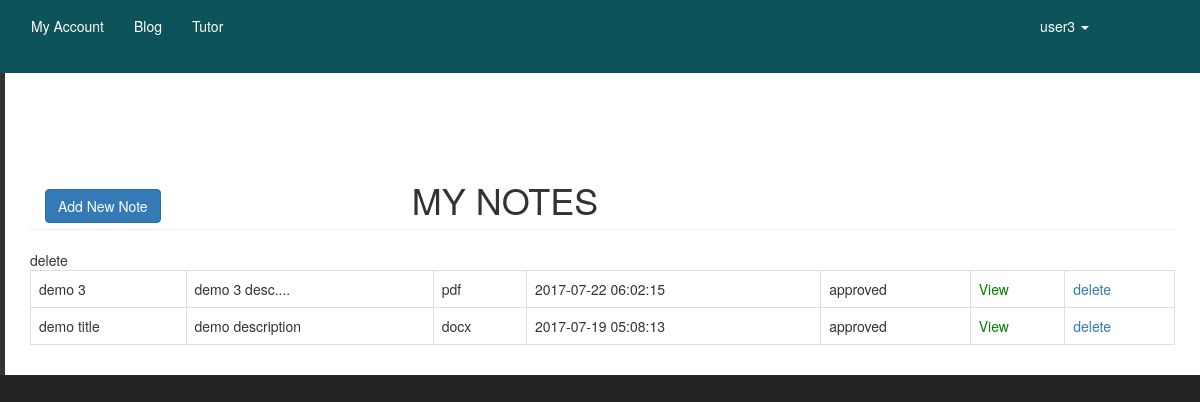
Page /dashboard/adminnotes.php (signed in) on the committed database.
### tables this page shows
CREATE TABLE `uploads` (
  `file_id` int(11) NOT NULL,
  `file_name` varchar(225) NOT NULL,
  `file_description` text NOT NULL,
  `file_type` varchar(225) NOT NULL,
  `file_uploader` varchar(225) NOT NULL,
  `file_uploaded_on` timestamp NOT NULL DEFAULT current_timestamp() ON UPDATE current_timestamp(),
  `file_uploaded_to` varchar(225) NOT NULL,
  `file` varchar(225) NOT NULL,
  `status` varchar(225) NOT NULL DEFAULT 'not approved yet'
);

### dashboard/adminnotes.php (the view, shortened to what this page needs)
<?php include 'includes/adminheader.php';
?>
<div id="wrapper">
    <?php include 'includes/adminnav.php'; ?>
    <div id="page-wrapper">
        <div class="container-fluid">
            <div class="row">
                <div class="col-lg-12">
                    <h1 class="page-header">
                        <div class="col-xs-4">
                            <a href="adminuploadnote.php" class="btn btn-primary">Add New Note</a>
                        </div>
                        MY NOTES
                    </h1>
                    <div class="row">
                        <div class="col-lg-12">
                            <div class="table-responsive">
                                <form action="" method="post">
                                    <table class="table table-bordered >
                                        <thead>
                                            <tr>
                                                <th>Name</th>
                                                <th>Description</th>
                                                <th>Type </th>
                                                <th>Uploaded on</th>
                                                <th>Status</th>
                                                <th>View</th>
                                                <th>Delete</th>
                                            </tr>
                                        </thead>
                                        <tbody>
                                            <?php
                                            $currentuser = $_SESSION['username'];
                                            $query = "SELECT * FROM uploads WHERE file_uploader= '$currentuser' ORDER BY file_uploaded_on DESC";
                                            $run_query = mysqli_query($conn, $query) or die(mysqli_error($conn));
                                            if (mysqli_num_rows($run_query) > 0) {
                                                while ($row = mysqli_fetch_array($run_query)) {
                                                    $file_id = $row['file_id'];
                                                    $file_name = $row['file_name'];
                                                    $file_description = $row['file_description'];
                                                    $file_type = $row['file_type'];
                                                    $file_date = $row['file_uploaded_on'];
                                                    $file_status = $row['status'];
                                                    $file = $row['file'];
                                                    echo "<tr>";
                                                    echo "<td>$file_name</td>";
                                                    echo "<td>$file_description</td>";
                                                    echo "<td>$file_type</td>";
                                                    echo "<td>$file_date</td>";
                                                    echo "<td>$file_status</td>";
                                                    echo "<td><a href='allfiles/$file' target='_blank' style='color:green'>View </a></td>";
                                                    echo "<td><a onClick=\"javascript: return confirm('Are you sure you want to delete this post?')\" href='?del=$file_id'><i class='fa fa-times' style='color: red;'></i>delete</a></td>";
                                                    echo "</tr>";
                                                }
                                            } else {
                                                echo "<script>alert('Not notes yet! Start uploading now');
    window.location.href= 'uploadnote.php';</script>";
                                            }
                                            ?>
                                    </table>
                                </form>
                            </div>
                        </div>
                    </div>
                    </body>
                    </html

### dashboard/css/sb-admin.css (style rules this page uses)
body { margin-top: 100px; background-color: #222; }
@media (min-width: 768px) { body { margin-top: 50px; } }
#wrapper { padding-left: 0; }
#page-wrapper { width: 100%; padding: 0; background-color: #fff; }
@media (min-width: 768px) { #wrapper { padding-left: 5px; } }
@media (min-width: 768px) { #page-wrapper { padding: 10px; } }

### rows in the picture
uploads: file_name "demo 3", file_description "demo 3 desc....", file_type "pdf", file_uploaded_on "2017-07-22 06:02:15", status "approved"
uploads: file_name "demo title", file_description "demo description", file_type "docx", file_uploaded_on "2017-07-19 05:08:13", status "approved"

### other values in the picture
$_SESSION['name'] "user3"
